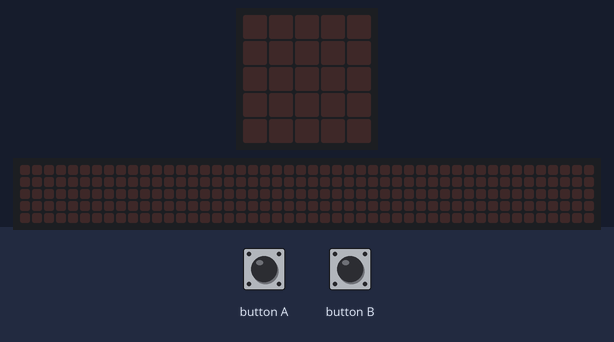
The program below on a simulated BBC micro:bit (MakeCode). Parts: the board's 5×5 LED display, a strip that is not on the board, showing the scrolling text unrolled. The inputs (shaded band) are chosen by the test bench. The 48×5 strip is a reading aid, not a part: it shows the text the display is scrolling, unrolled, one strip-width of it at a time.

Above: at 1.2 s.
1.3 s: button B pressed for 0.15 s
At 4.0 s:
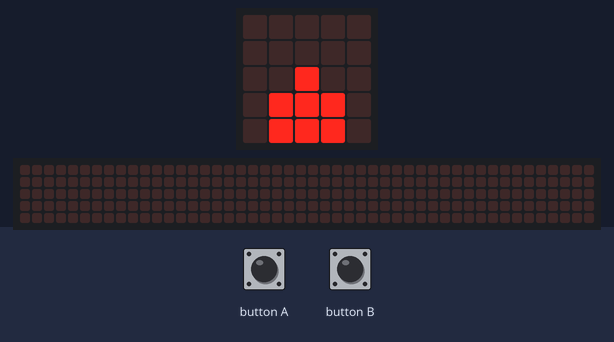
4.4 s: button A pressed for 0.15 s
At 7.02 s:
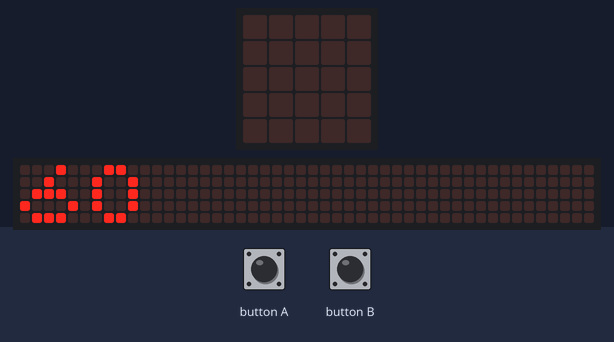
7.4 s: button B pressed for 0.15 s
At 8.15 s:
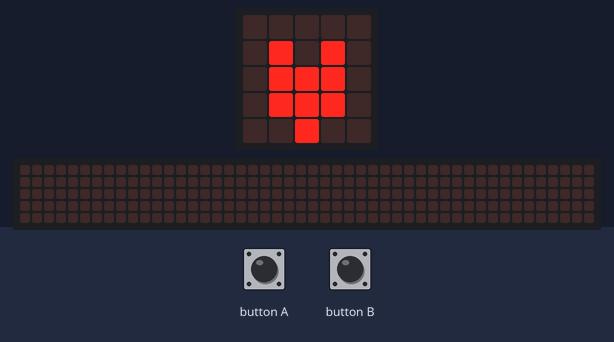
10.4 s: button B pressed for 0.15 s
At 11.55 s:
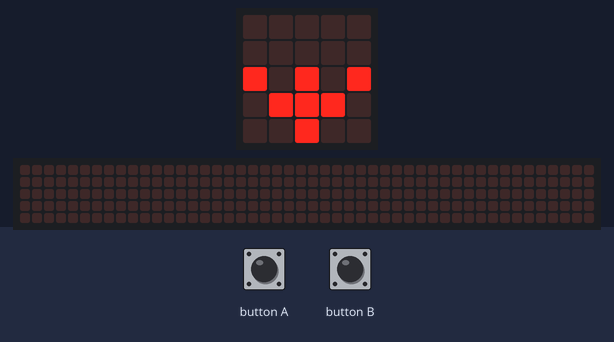
Timing chart, 0 to 13.4 s (numbered marks = the images above; inputs shaded):
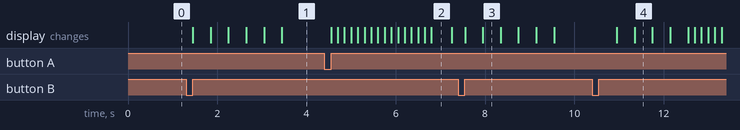

The program:

main.ts
```typescript
input.onButtonPressed(Button.A, function () {
    basic.showNumber(60)
    basic.pause(5000)
    basic.showNumber(59)
    basic.pause(5000)
    basic.showNumber(58)
    basic.pause(5000)
    basic.showNumber(57)
    basic.pause(5000)
    basic.showNumber(56)
    basic.pause(5000)
    basic.showNumber(55)
    basic.pause(5000)
    basic.showNumber(54)
    basic.pause(5000)
    basic.showNumber(53)
    basic.pause(5000)
    basic.showNumber(52)
    basic.pause(5000)
    basic.showNumber(51)
    basic.pause(5000)
    basic.showNumber(50)
    basic.pause(5000)
    basic.showNumber(49)
    basic.pause(5000)
    basic.showNumber(48)
    basic.pause(5000)
    basic.showNumber(47)
    basic.pause(5000)
    basic.showNumber(46)
    basic.pause(5000)
    basic.showNumber(45)
    basic.pause(5000)
    basic.showNumber(44)
    basic.pause(5000)
    basic.showNumber(43)
    basic.pause(5000)
    basic.showNumber(42)
    basic.pause(5000)
    basic.showNumber(41)
    basic.pause(5000)
    basic.showNumber(40)
    basic.pause(5000)
    basic.showNumber(39)
    basic.pause(5000)
    basic.showNumber(38)
    basic.pause(5000)
    basic.showNumber(37)
    basic.pause(5000)
    basic.showNumber(36)
    basic.pause(5000)
    basic.showNumber(35)
    basic.pause(5000)
    basic.showNumber(34)
    basic.pause(5000)
    basic.showNumber(33)
    basic.pause(5000)
    basic.showNumber(31)
    basic.pause(5000)
    basic.showNumber(32)
    basic.pause(5000)
    basic.showNumber(30)
    basic.pause(5000)
    basic.showNumber(29)
    basic.pause(5000)
    basic.showNumber(28)
    basic.pause(5000)
    basic.showNumber(27)
    basic.pause(5000)
    basic.showNumber(26)
    basic.pause(5000)
    basic.showNumber(25)
    basic.pause(5000)
    basic.showNumber(24)
    basic.pause(5000)
    basic.showNumber(23)
    basic.pause(5000)
    basic.showNumber(22)
    basic.pause(5000)
    basic.showNumber(21)
    basic.pause(5000)
    basic.showNumber(20)
    basic.pause(5000)
    basic.showNumber(19)
    basic.pause(5000)
    basic.showNumber(18)
    basic.pause(5000)
    basic.showNumber(17)
    basic.pause(5000)
    basic.showNumber(16)
    basic.pause(5000)
    basic.showNumber(15)
    basic.pause(5000)
    basic.showNumber(14)
    basic.pause(5000)
    basic.showNumber(13)
    basic.pause(5000)
    basic.showNumber(12)
    basic.pause(5000)
    basic.showNumber(11)
    basic.pause(5000)
    basic.showNumber(10)
    basic.pause(5000)
    basic.showNumber(9)
    basic.pause(5000)
    basic.showNumber(8)
    basic.pause(5000)
    basic.showNumber(7)
    basic.pause(5000)
    basic.showNumber(6)
    basic.pause(5000)
    basic.showNumber(5)
    basic.pause(5000)
    basic.showNumber(4)
    basic.pause(5000)
    basic.showNumber(3)
    basic.pause(5000)
    basic.showNumber(2)
    basic.pause(5000)
    basic.showNumber(1)
    basic.pause(5000)
    basic.showNumber(0)
    basic.pause(5000)
})
input.onButtonPressed(Button.B, function () {
    basic.showLeds(`
        . . . . .
        . . . . .
        . . # . .
        . # # # .
        . # # # .
        `)
    basic.showLeds(`
        . . . . .
        . # . # .
        . # # # .
        . # # # .
        . . # . .
        `)
    basic.showLeds(`
        . . . . .
        . . . . .
        # . # . #
        . # # # .
        . . # . .
        `)
    basic.showLeds(`
        . . . . .
        . . . . .
        . . # . .
        # # # # #
        . . # . .
        `)
    basic.showLeds(`
        . . . . .
        . . . . .
        . . # . .
        . # # # .
        # . # . #
        `)
    basic.showLeds(`
        . . . . .
        . . . . .
        . . # . .
        . # # # .
        . # # # .
        `)
})
basic.forever(function () {

})
```

test.ts
```typescript
// 테스트는 여기로 이동합니다; 이 패키지가 확장으로 사용될 때 컴파일되지 않을 것 입니다.
```

Measured:
- after the input at 1.3 s, the display: changes after 0.15 s (image 1)
- after the input at 4.4 s, the display: first changes after 0.15 s (image 2 shows a later state)
- after the input at 7.4 s, the display: first changes after 0.16 s (image 3 shows a later state)
- after the input at 10.4 s, the display: first changes after 0.55 s (image 4 shows a later state)
- what the display in image 2 shows lasts 0.5 s, from 6.8 s to 7.3 s
